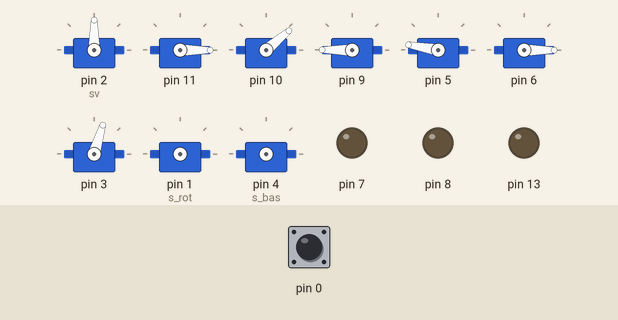
Bench run of a sketch on a simulated Arduino Uno, built with avr-gcc and run on an emulated ATmega328P. Shown: 9 × servo, output pins drawn as LEDs (lit = HIGH). Inputs (shaded band) come from the test bench; at power-on: pin 0 HIGH. Pins used as bus, display or sensor lines are not drawn.

Above: at 0.1 s.
At 10.7 s:
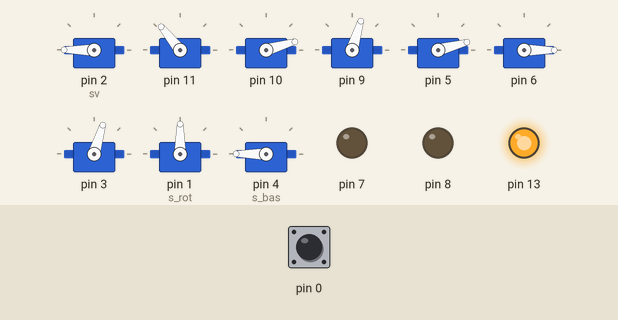
10.8 s: pin 0 pulsed LOW 5 times (0.12 s each, 0.3 s apart)
At 14.5 s:
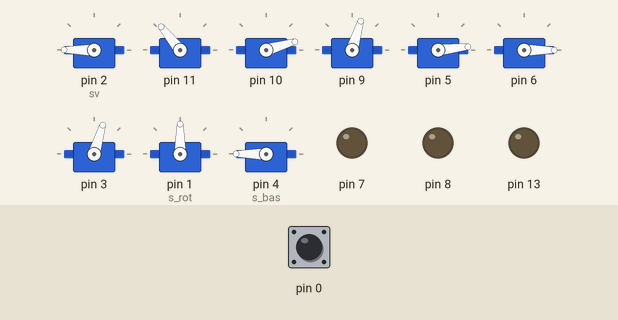
Timing chart, 0 to 16.1 s (numbered marks = the images above; inputs shaded):
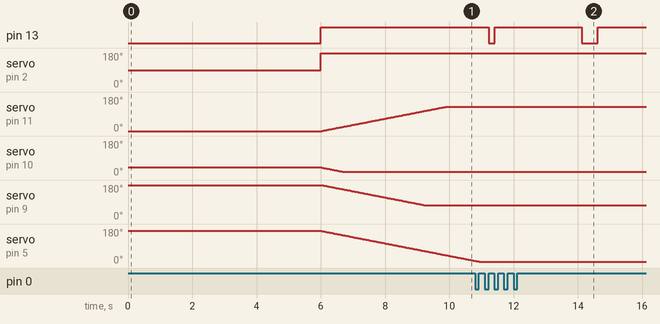

The sketch:

simpleMovements_check.ino
```cpp
/*
  simpleMovements.ino

 This  sketch simpleMovements shows how they move each servo motor of Braccio

 Created on 18 Nov 2015
 by Andrea Martino

 This example is in the public domain.
 */

#include <Braccio.h>
//#include <Servo.h>
#include <VarSpeedServo.h>

VarSpeedServo base;
VarSpeedServo shoulder;
VarSpeedServo elbow;
VarSpeedServo wrist_rot;
VarSpeedServo wrist_ver;
VarSpeedServo gripper;

VarSpeedServo sv; //Servoオブジェクト“sv”を作成する
VarSpeedServo rot;
VarSpeedServo bas;

int s_rot = 1;
int s_bas = 4;

void setup() {
  //Initialization functions and set up the initial position for Braccio
  //All the servo motors will be positioned in the "safety" position:
  //Base (M1):90 degrees
  //Shoulder (M2): 45 degrees
  //Elbow (M3): 180 degrees
  //Wrist vertical (M4): 180 degrees
  //Wrist rotation (M5): 90 degrees
  //gripper (M6): 10 degrees
   sv.attach(2);
  Braccio.begin();
  pinMode(7, OUTPUT);
  pinMode(8, OUTPUT);
  rot.attach(s_rot);
  bas.attach(s_bas);
  pinMode(13,OUTPUT);
  digitalWrite(13,HIGH);
  pinMode(12,OUTPUT);
  digitalWrite(12,HIGH);
  bas.write(180);
}

void loop() {
   /*
   Step Delay: a milliseconds delay between the movement of each servo.  Allowed values from 10 to 30 msec.
   M1=base degrees. Allowed values from 0 to 180 degrees
   M2=shoulder degrees. Allowed values from 15 to 165 degrees
   M3=elbow degrees. Allowed values from 0 to 180 degrees
   M4=wrist vertical degrees. Allowed values from 0 to 180 degrees
   M5=wrist rotation degrees. Allowed values from 0 to 180 degrees
   M6=gripper degrees. Allowed values from 10 to 73 degrees. 10: the toungue is open, 73: the gripper is closed.
  */
  int s=0;
  int n=10;
  int count=0;
for(;;) {
  if(digitalRead(0)==LOW) {
    s=s+1;
    if(s>n)
     s=0;
    delay(20);
    while(digitalRead(0)==LOW) {}
  }
  /*
  if(s==0){
    digitalWrite(8,LOW);
    //(step delay, M1, M2, M3, M4, M5, M6);
    sv.write(10);
    Braccio.ServoMovement(30,           100,  15, 79, 98, 0,  73);  //初期配置。茶碗に茶筅を持たれかけさせる
  //delay(5000);
  }

  if(s==0){
   Braccio.ServoMovement(30,           100,  15, 150, 98 , 0,  73); //茶碗から持ち上げる
  sv.write(180);
  //delay(5000);
  }
  */
  else if(s==0){
    sv.write(180,0);
    Braccio.ServoMovement(30,           130,  15, 72, 5, 0,  73);  //配置時。茶筅が上を向く
  //delay(10000);
  }
  if(s==1){
    digitalWrite(13, LOW);
    delay(100);
    digitalWrite(13, HIGH);
  }
  if (s==2) {
    if (count==0){
      digitalWrite(12, LOW);
    delay(2500);
    digitalWrite(12,HIGH);
    delay(100);
    digitalWrite(13, LOW);
    delay(500);
    digitalWrite(13, HIGH);
    count = 1;
    }
    delay(100);
  }
  if (s==3){
    bas.write(90,30);
  }
  if (s==4){
    rot.write(90,30);
  }
  }
  if(s==5){
    Braccio.ServoMovement(30,           130,  54, 150, 26 , 0,  73); //茶碗から持ち上げる
  sv.write(30,0);
  //delay(1000);
  }
  if(s==6){
    Braccio.ServoMovement(30,           95,  54, 150, 26 , 0,  73); //茶碗から持ち上げる
  //delay(1000);
  }
  if(s==7){
    Braccio.ServoMovement(30,           95,  32, 90, 15, 0,  73);
    sv.write(20,0);
  //delay(1000);
  }
  if(s==8){
    digitalWrite(7, LOW);
    analogWrite(8, 153);
  }
  else if(s==9){
    Braccio.ServoMovement(0,           90,  32, 90, 15, 0,  73);
    Braccio.ServoMovement(0,           100,  32, 90, 15, 0,  73);
  }
  if(s==10){
    Braccio.ServoMovement(30,           95,  54, 150, 26 , 0,  73);
  }

  //Wait 1 second

}
```

Measured:
- after the input at 10.8 s, pin 13: HIGH → LOW after 0.42 s, → HIGH 0.20 s later, → LOW 2.7 s later, → HIGH 0.50 s later
